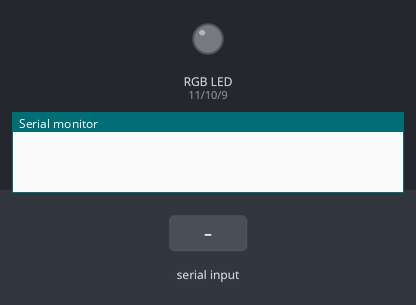
Recording of a sketch running on a simulated Arduino Uno, built with avr-gcc and run on an emulated ATmega328P. On the bench: an RGB LED mixed from three pins (HIGH = lit), the last lines printed to the serial monitor. Inputs (shaded band) come from the test bench. Dim RGB values are drawn brighter than linear.

Above: at 1.2 s.
1.3 s: "r90\n" received over Serial
At 2.6 s:
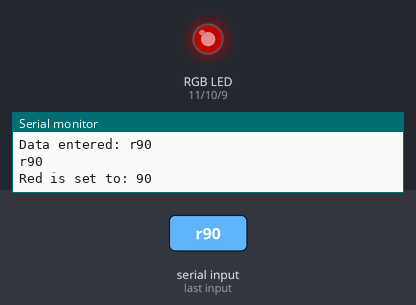
2.9 s: "g90\n" received over Serial
At 4.0 s:
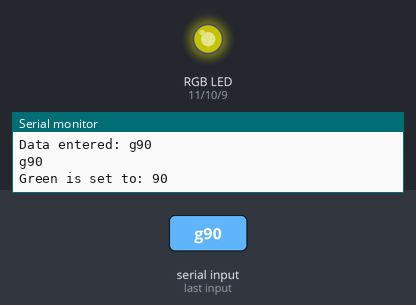
4.5 s: "r,45\n" received over Serial
At 5.2 s:
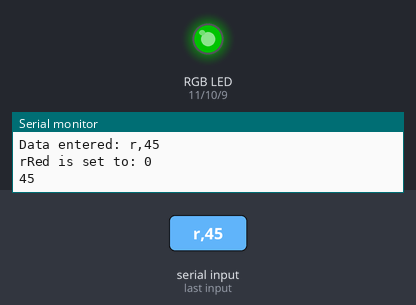
6.1 s: "b90\n" received over Serial
At 7.4 s:
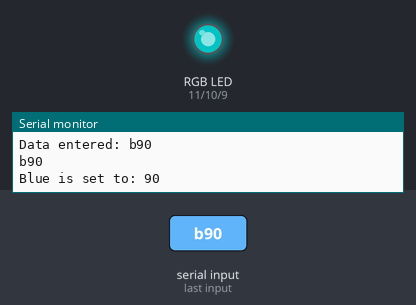
7.7 s: "R90\n" received over Serial
At 8.8 s:
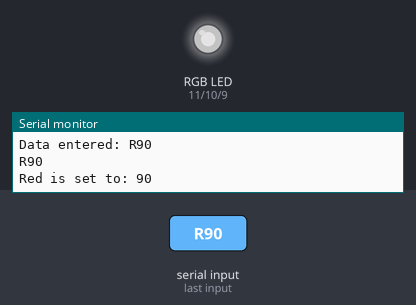
9.3 s: "g,45\n" received over Serial
At 10.1 s:
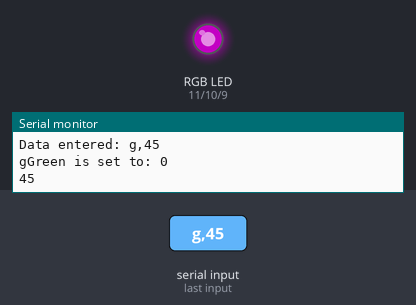
Timing chart, 0 to 11.9 s (numbered marks = the images above; inputs shaded):
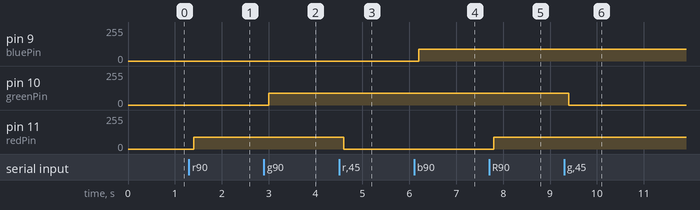

Measured:
- after the input at 1.3 s, pin 11 (redPin): 0/255 → 90/255 after 0.10 s
- after the input at 2.9 s, pin 10 (greenPin): 0/255 → 90/255 after 0.10 s
- after the input at 4.5 s, pin 11 (redPin): 90/255 → 0/255 after 0.10 s
- after the input at 6.1 s, pin 9 (bluePin): 0/255 → 90/255 after 0.10 s
- after the input at 7.7 s, pin 11 (redPin): 0/255 → 90/255 after 0.10 s
- after the input at 9.3 s, pin 10 (greenPin): 90/255 → 0/255 after 0.10 s

The sketch:

led-serial-rgb.ino
```cpp
char buffer[18];
int red, green, blue;

int redPin = 11;
int greenPin = 10;
int bluePin = 9;

void setup()
{
    Serial.begin(9600);
    Serial.flush();
    pinMode(redPin, OUTPUT);
    pinMode(greenPin, OUTPUT);
    pinMode(bluePin, OUTPUT);
}

void loop()
{
    if (Serial.available() > 0) {
        int index = 0;
        delay(100);
        int numChar = Serial.available();
        if (numChar > 15) {
            numChar = 15;
        }

        while (numChar--) {
            buffer[index++] = Serial.read();
        }

        splitString(buffer);
    }
}

void splitString(char *data)
{
    Serial.print("Data entered: ");
    Serial.println(data);
    char* parameter;
    parameter = strtok(data, " ,");

    while (parameter != NULL) {
        setLed(parameter);
        parameter = strtok(NULL, " ,");
    }

    for (int i = 0; i < 16; i++) {
        buffer[i] = '\0';
    }

    Serial.flush();
}


void setLed(char* data) {
    Serial.print(data);

    char color = data[0];
    if (color == 'r' || color == 'R') {
        int value = strtol(data + 1, NULL, 10);
        analogWrite(redPin, value);
        Serial.print("Red is set to: ");
        Serial.println(value);
    }

    if (color == 'g' || color == 'G') {
        int value = strtol(data + 1, NULL, 10);
        analogWrite(greenPin, value);
        Serial.print("Green is set to: ");
        Serial.println(value);
    }

    if (color == 'b' || color == 'B') {
        int value = strtol(data + 1, NULL, 10);
        analogWrite(bluePin, value);
        Serial.print("Blue is set to: ");
        Serial.println(value);
    }
}
```
